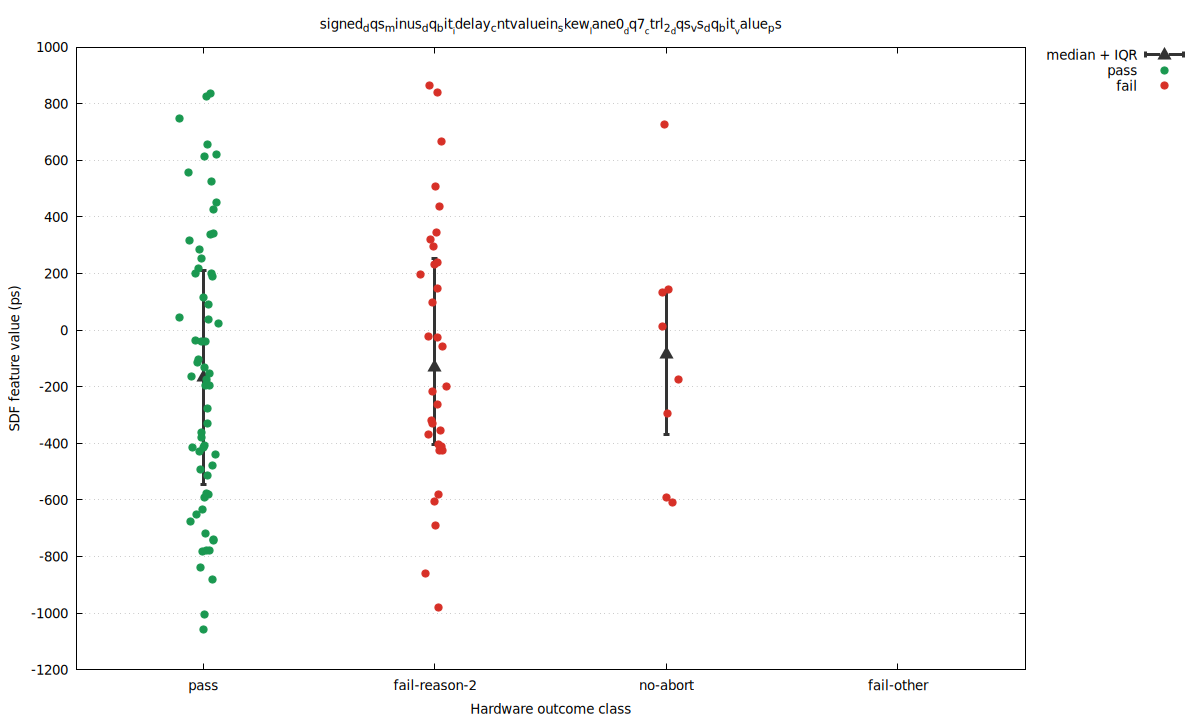

The gnuplot source for this figure:
set terminal pngcairo size 1200,720 enhanced font 'DejaVu Sans,10'
set output 'signed_baseline_abort2_vs_pass_skew_signed_dqs_minus_dq_bit_idelay_cntvaluein_skew_lane0_dq7_ctrl_2_dqs_vs_dq_.png'
set datafile separator comma
set key outside right top
set grid ytics
set xrange [0.45:4.55]
set xtics ('pass' 1, 'fail-reason-2' 2, 'no-abort' 3, 'fail-other' 4)
set xlabel 'Hardware outcome class'
set ylabel 'SDF feature value (ps)'
set title 'signed_dqs_minus_dq_bit__idelay_cntvaluein_skew__lane0__dq7__ctrl_2__dqs_vs_dq_bit__value_ps'
plot \
  'signed_baseline_abort2_vs_pass_skew_signed_dqs_minus_dq_bit_idelay_cntvaluein_skew_lane0_dq7_ctrl_2_dqs_vs_dq_.summary.dat' using 1:4:3:5 with yerrorbars pt 9 ps 1.5 lw 3 lc rgb '#333333' title 'median + IQR', \
  'signed_baseline_abort2_vs_pass_skew_signed_dqs_minus_dq_bit_idelay_cntvaluein_skew_lane0_dq7_ctrl_2_dqs_vs_dq_.dat' using 1:4 with points pt 7 ps 1.2 lc rgb '#1a9850' title 'pass', \
  'signed_baseline_abort2_vs_pass_skew_signed_dqs_minus_dq_bit_idelay_cntvaluein_skew_lane0_dq7_ctrl_2_dqs_vs_dq_.dat' using 1:5 with points pt 7 ps 1.2 lc rgb '#d73027' title 'fail'
